Frame 1 (no input): blank canvas, image omitted
Frame 60 (the mouse pressed at the canvas centre just before this capture): blank canvas, image omitted
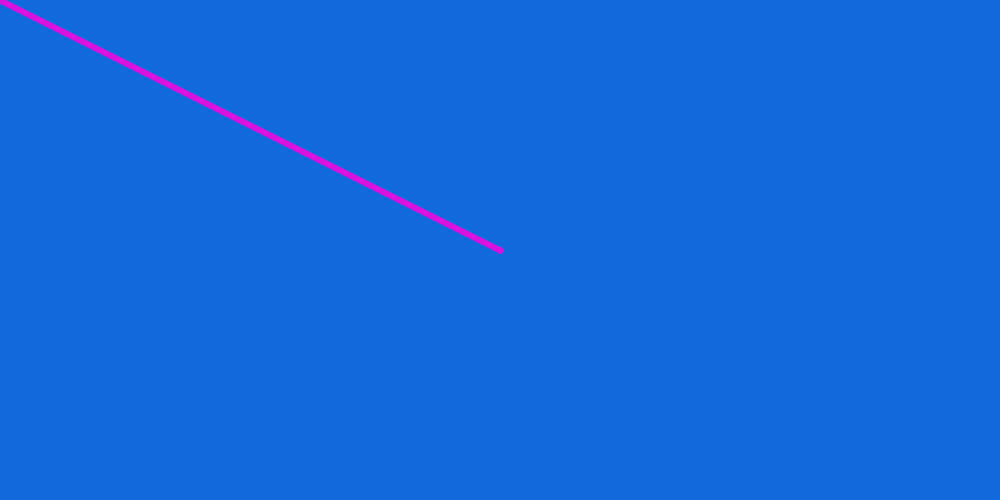
Frame 120 (the mouse held since frame 60 and released just before this capture)

The Processing sketch whose frames 1 and 60 were blank and that drew this single picture after the mouse press (run headless with seeded random() and noise(); from frame 60 on, the mouse is pressed at the canvas centre):

// Processing sketch: drawing
// ── drawing.pde


void setup (){
  size (1000, 500);
 background (#106ADE);
}


void draw (){
 // if background was put here, then the thing wouldn't draw
 // when pressed the mouse would have a thing following it
 // without however leaving anything on the screen
  if (mousePressed){
  stroke (#DA10DE);
  strokeWeight(6);
  line (mouseX, mouseY, pmouseX, pmouseY);

// pmouseX and pmouseY create continuous lines
  
}

}
